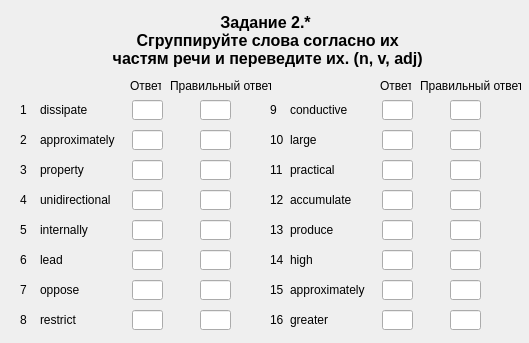
<?xml version="1.0" encoding="UTF-8"?>
<ui version="4.0">
 <class>Zadanie2_part1</class>
 <widget class="QWidget" name="Zadanie2_part1">
  <property name="geometry">
   <rect>
    <x>0</x>
    <y>0</y>
    <width>529</width>
    <height>343</height>
   </rect>
  </property>
  <property name="windowTitle">
   <string>Form</string>
  </property>
  <widget class="QLabel" name="label_title">
   <property name="geometry">
    <rect>
     <x>30</x>
     <y>10</y>
     <width>471</width>
     <height>61</height>
    </rect>
   </property>
   <property name="font">
    <font>
     <pointsize>12</pointsize>
     <weight>75</weight>
     <bold>true</bold>
     <strikeout>false</strikeout>
    </font>
   </property>
   <property name="cursor">
    <cursorShape>ArrowCursor</cursorShape>
   </property>
   <property name="text">
    <string>Задание 2.*
 Сгруппируйте слова согласно их
 частям речи и переведите их. (n, v, adj)</string>
   </property>
   <property name="textFormat">
    <enum>Qt::AutoText</enum>
   </property>
   <property name="alignment">
    <set>Qt::AlignCenter</set>
   </property>
  </widget>
  <widget class="QLabel" name="label_number_1">
   <property name="geometry">
    <rect>
     <x>20</x>
     <y>100</y>
     <width>16</width>
     <height>20</height>
    </rect>
   </property>
   <property name="text">
    <string>1</string>
   </property>
  </widget>
  <widget class="QLineEdit" name="lineEdit_answer_1">
   <property name="geometry">
    <rect>
     <x>132</x>
     <y>100</y>
     <width>31</width>
     <height>20</height>
    </rect>
   </property>
   <property name="text">
    <string/>
   </property>
  </widget>
  <widget class="QLabel" name="label_word_1">
   <property name="geometry">
    <rect>
     <x>40</x>
     <y>100</y>
     <width>81</width>
     <height>20</height>
    </rect>
   </property>
   <property name="text">
    <string>dissipate</string>
   </property>
  </widget>
  <widget class="QLabel" name="label_word_2">
   <property name="geometry">
    <rect>
     <x>40</x>
     <y>130</y>
     <width>81</width>
     <height>20</height>
    </rect>
   </property>
   <property name="text">
    <string>approximately</string>
   </property>
  </widget>
  <widget class="QLineEdit" name="lineEdit_answer_2">
   <property name="geometry">
    <rect>
     <x>132</x>
     <y>130</y>
     <width>31</width>
     <height>20</height>
    </rect>
   </property>
  </widget>
  <widget class="QLabel" name="label_number_2">
   <property name="geometry">
    <rect>
     <x>20</x>
     <y>130</y>
     <width>16</width>
     <height>20</height>
    </rect>
   </property>
   <property name="text">
    <string>2</string>
   </property>
  </widget>
  <widget class="QLabel" name="label_word_3">
   <property name="geometry">
    <rect>
     <x>40</x>
     <y>160</y>
     <width>81</width>
     <height>20</height>
    </rect>
   </property>
   <property name="text">
    <string>property</string>
   </property>
  </widget>
  <widget class="QLineEdit" name="lineEdit_answer_3">
   <property name="geometry">
    <rect>
     <x>132</x>
     <y>160</y>
     <width>31</width>
     <height>20</height>
    </rect>
   </property>
  </widget>
  <widget class="QLabel" name="label_number_3">
   <property name="geometry">
    <rect>
     <x>20</x>
     <y>160</y>
     <width>16</width>
     <height>20</height>
    </rect>
   </property>
   <property name="text">
    <string>3</string>
   </property>
  </widget>
  <widget class="QLabel" name="label_word_4">
   <property name="geometry">
    <rect>
     <x>40</x>
     <y>190</y>
     <width>81</width>
     <height>20</height>
    </rect>
   </property>
   <property name="text">
    <string>unidirectional</string>
   </property>
  </widget>
  <widget class="QLineEdit" name="lineEdit_answer_4">
   <property name="geometry">
    <rect>
     <x>132</x>
     <y>190</y>
     <width>31</width>
     <height>20</height>
    </rect>
   </property>
  </widget>
  <widget class="QLabel" name="label_number_4">
   <property name="geometry">
    <rect>
     <x>20</x>
     <y>190</y>
     <width>16</width>
     <height>20</height>
    </rect>
   </property>
   <property name="text">
    <string>4</string>
   </property>
  </widget>
  <widget class="QLabel" name="label_word_5">
   <property name="geometry">
    <rect>
     <x>40</x>
     <y>220</y>
     <width>81</width>
     <height>20</height>
    </rect>
   </property>
   <property name="text">
    <string>internally</string>
   </property>
  </widget>
  <widget class="QLineEdit" name="lineEdit_answer_5">
   <property name="geometry">
    <rect>
     <x>132</x>
     <y>220</y>
     <width>31</width>
     <height>20</height>
    </rect>
   </property>
  </widget>
  <widget class="QLabel" name="label_number_5">
   <property name="geometry">
    <rect>
     <x>20</x>
     <y>220</y>
     <width>16</width>
     <height>20</height>
    </rect>
   </property>
   <property name="text">
    <string>5</string>
   </property>
  </widget>
  <widget class="QLabel" name="label_word_6">
   <property name="geometry">
    <rect>
     <x>40</x>
     <y>250</y>
     <width>81</width>
     <height>20</height>
    </rect>
   </property>
   <property name="text">
    <string>lead</string>
   </property>
  </widget>
  <widget class="QLineEdit" name="lineEdit_answer_6">
   <property name="geometry">
    <rect>
     <x>132</x>
     <y>250</y>
     <width>31</width>
     <height>20</height>
    </rect>
   </property>
  </widget>
  <widget class="QLabel" name="label_number_6">
   <property name="geometry">
    <rect>
     <x>20</x>
     <y>250</y>
     <width>16</width>
     <height>20</height>
    </rect>
   </property>
   <property name="text">
    <string>6</string>
   </property>
  </widget>
  <widget class="QLabel" name="label_word_7">
   <property name="geometry">
    <rect>
     <x>40</x>
     <y>280</y>
     <width>81</width>
     <height>20</height>
    </rect>
   </property>
   <property name="text">
    <string>oppose</string>
   </property>
  </widget>
  <widget class="QLineEdit" name="lineEdit_answer_7">
   <property name="geometry">
    <rect>
     <x>132</x>
     <y>280</y>
     <width>31</width>
     <height>20</height>
    </rect>
   </property>
  </widget>
  <widget class="QLabel" name="label_number_7">
   <property name="geometry">
    <rect>
     <x>20</x>
     <y>280</y>
     <width>16</width>
     <height>20</height>
    </rect>
   </property>
   <property name="text">
    <string>7</string>
   </property>
  </widget>
  <widget class="QLabel" name="label_word_8">
   <property name="geometry">
    <rect>
     <x>40</x>
     <y>310</y>
     <width>81</width>
     <height>20</height>
    </rect>
   </property>
   <property name="text">
    <string>restrict</string>
   </property>
  </widget>
  <widget class="QLineEdit" name="lineEdit_answer_8">
   <property name="geometry">
    <rect>
     <x>132</x>
     <y>310</y>
     <width>31</width>
     <height>20</height>
    </rect>
   </property>
  </widget>
  <widget class="QLabel" name="label_number_8">
   <property name="geometry">
    <rect>
     <x>20</x>
     <y>310</y>
     <width>16</width>
     <height>20</height>
    </rect>
   </property>
   <property name="text">
    <string>8</string>
   </property>
  </widget>
  <widget class="QLabel" name="label_word_9">
   <property name="geometry">
    <rect>
     <x>290</x>
     <y>100</y>
     <width>81</width>
     <height>20</height>
    </rect>
   </property>
   <property name="text">
    <string>conductive</string>
   </property>
  </widget>
  <widget class="QLineEdit" name="lineEdit_answer_9">
   <property name="geometry">
    <rect>
     <x>382</x>
     <y>100</y>
     <width>31</width>
     <height>20</height>
    </rect>
   </property>
  </widget>
  <widget class="QLabel" name="label_number_9">
   <property name="geometry">
    <rect>
     <x>270</x>
     <y>100</y>
     <width>16</width>
     <height>20</height>
    </rect>
   </property>
   <property name="text">
    <string>9</string>
   </property>
  </widget>
  <widget class="QLabel" name="label_word_10">
   <property name="geometry">
    <rect>
     <x>290</x>
     <y>130</y>
     <width>81</width>
     <height>20</height>
    </rect>
   </property>
   <property name="text">
    <string>large</string>
   </property>
  </widget>
  <widget class="QLineEdit" name="lineEdit_answer_10">
   <property name="geometry">
    <rect>
     <x>382</x>
     <y>130</y>
     <width>31</width>
     <height>20</height>
    </rect>
   </property>
  </widget>
  <widget class="QLabel" name="label_number_10">
   <property name="geometry">
    <rect>
     <x>270</x>
     <y>130</y>
     <width>16</width>
     <height>20</height>
    </rect>
   </property>
   <property name="text">
    <string>10</string>
   </property>
  </widget>
  <widget class="QLabel" name="label_word_11">
   <property name="geometry">
    <rect>
     <x>290</x>
     <y>160</y>
     <width>81</width>
     <height>20</height>
    </rect>
   </property>
   <property name="text">
    <string>practical</string>
   </property>
  </widget>
  <widget class="QLineEdit" name="lineEdit_answer_11">
   <property name="geometry">
    <rect>
     <x>382</x>
     <y>160</y>
     <width>31</width>
     <height>20</height>
    </rect>
   </property>
  </widget>
  <widget class="QLabel" name="label_number_11">
   <property name="geometry">
    <rect>
     <x>270</x>
     <y>160</y>
     <width>16</width>
     <height>20</height>
    </rect>
   </property>
   <property name="text">
    <string>11</string>
   </property>
  </widget>
  <widget class="QLabel" name="label_word_12">
   <property name="geometry">
    <rect>
     <x>290</x>
     <y>190</y>
     <width>81</width>
     <height>20</height>
    </rect>
   </property>
   <property name="text">
    <string>accumulate</string>
   </property>
  </widget>
  <widget class="QLineEdit" name="lineEdit_answer_12">
   <property name="geometry">
    <rect>
     <x>382</x>
     <y>190</y>
     <width>31</width>
     <height>20</height>
    </rect>
   </property>
  </widget>
  <widget class="QLabel" name="label_number_12">
   <property name="geometry">
    <rect>
     <x>270</x>
     <y>190</y>
     <width>16</width>
     <height>20</height>
    </rect>
   </property>
   <property name="text">
    <string>12</string>
   </property>
  </widget>
  <widget class="QLabel" name="label_word_13">
   <property name="geometry">
    <rect>
     <x>290</x>
     <y>220</y>
     <width>81</width>
     <height>20</height>
    </rect>
   </property>
   <property name="text">
    <string>produce</string>
   </property>
  </widget>
  <widget class="QLineEdit" name="lineEdit_answer_13">
   <property name="geometry">
    <rect>
     <x>382</x>
     <y>220</y>
     <width>31</width>
     <height>20</height>
    </rect>
   </property>
  </widget>
  <widget class="QLabel" name="label_number_13">
   <property name="geometry">
    <rect>
     <x>270</x>
     <y>220</y>
     <width>16</width>
     <height>20</height>
    </rect>
   </property>
   <property name="text">
    <string>13</string>
   </property>
  </widget>
  <widget class="QLabel" name="label_word_14">
   <property name="geometry">
    <rect>
     <x>290</x>
     <y>250</y>
     <width>81</width>
     <height>20</height>
    </rect>
   </property>
   <property name="text">
    <string>high</string>
   </property>
  </widget>
  <widget class="QLineEdit" name="lineEdit_answer_14">
   <property name="geometry">
    <rect>
     <x>382</x>
     <y>250</y>
     <width>31</width>
     <height>20</height>
    </rect>
   </property>
  </widget>
  <widget class="QLabel" name="label_number_14">
   <property name="geometry">
    <rect>
     <x>270</x>
     <y>250</y>
     <width>16</width>
     <height>20</height>
    </rect>
   </property>
   <property name="text">
    <string>14</string>
   </property>
  </widget>
  <widget class="QLabel" name="label_word_15">
   <property name="geometry">
    <rect>
     <x>290</x>
     <y>280</y>
     <width>81</width>
     <height>20</height>
    </rect>
   </property>
   <property name="text">
    <string>approximately</string>
   </property>
  </widget>
  <widget class="QLineEdit" name="lineEdit_answer_15">
   <property name="geometry">
    <rect>
     <x>382</x>
     <y>280</y>
     <width>31</width>
     <height>20</height>
    </rect>
   </property>
  </widget>
  <widget class="QLabel" name="label_number_15">
   <property name="geometry">
    <rect>
     <x>270</x>
     <y>280</y>
     <width>16</width>
     <height>20</height>
    </rect>
   </property>
   <property name="text">
    <string>15</string>
   </property>
  </widget>
  <widget class="QLineEdit" name="lineEdit_answer_16">
   <property name="geometry">
    <rect>
     <x>382</x>
     <y>310</y>
     <width>31</width>
     <height>20</height>
    </rect>
   </property>
  </widget>
  <widget class="QLabel" name="label_number_16">
   <property name="geometry">
    <rect>
     <x>270</x>
     <y>310</y>
     <width>16</width>
     <height>20</height>
    </rect>
   </property>
   <property name="text">
    <string>16</string>
   </property>
  </widget>
  <widget class="QLabel" name="label_word_16">
   <property name="geometry">
    <rect>
     <x>290</x>
     <y>310</y>
     <width>81</width>
     <height>20</height>
    </rect>
   </property>
   <property name="text">
    <string>greater</string>
   </property>
  </widget>
  <widget class="QLineEdit" name="lineEdit_answer_17">
   <property name="geometry">
    <rect>
     <x>200</x>
     <y>100</y>
     <width>31</width>
     <height>20</height>
    </rect>
   </property>
   <property name="text">
    <string/>
   </property>
  </widget>
  <widget class="QLineEdit" name="lineEdit_answer_18">
   <property name="geometry">
    <rect>
     <x>200</x>
     <y>130</y>
     <width>31</width>
     <height>20</height>
    </rect>
   </property>
   <property name="text">
    <string/>
   </property>
  </widget>
  <widget class="QLineEdit" name="lineEdit_answer_19">
   <property name="geometry">
    <rect>
     <x>200</x>
     <y>160</y>
     <width>31</width>
     <height>20</height>
    </rect>
   </property>
   <property name="text">
    <string/>
   </property>
  </widget>
  <widget class="QLineEdit" name="lineEdit_answer_20">
   <property name="geometry">
    <rect>
     <x>200</x>
     <y>190</y>
     <width>31</width>
     <height>20</height>
    </rect>
   </property>
   <property name="text">
    <string/>
   </property>
  </widget>
  <widget class="QLineEdit" name="lineEdit_answer_21">
   <property name="geometry">
    <rect>
     <x>200</x>
     <y>220</y>
     <width>31</width>
     <height>20</height>
    </rect>
   </property>
   <property name="text">
    <string/>
   </property>
  </widget>
  <widget class="QLineEdit" name="lineEdit_answer_22">
   <property name="geometry">
    <rect>
     <x>200</x>
     <y>250</y>
     <width>31</width>
     <height>20</height>
    </rect>
   </property>
   <property name="text">
    <string/>
   </property>
  </widget>
  <widget class="QLineEdit" name="lineEdit_answer_23">
   <property name="geometry">
    <rect>
     <x>200</x>
     <y>280</y>
     <width>31</width>
     <height>20</height>
    </rect>
   </property>
   <property name="text">
    <string/>
   </property>
  </widget>
  <widget class="QLineEdit" name="lineEdit_answer_24">
   <property name="geometry">
    <rect>
     <x>200</x>
     <y>310</y>
     <width>31</width>
     <height>20</height>
    </rect>
   </property>
   <property name="text">
    <string/>
   </property>
  </widget>
  <widget class="QLineEdit" name="lineEdit_answer_25">
   <property name="geometry">
    <rect>
     <x>450</x>
     <y>100</y>
     <width>31</width>
     <height>20</height>
    </rect>
   </property>
   <property name="text">
    <string/>
   </property>
  </widget>
  <widget class="QLineEdit" name="lineEdit_answer_26">
   <property name="geometry">
    <rect>
     <x>450</x>
     <y>130</y>
     <width>31</width>
     <height>20</height>
    </rect>
   </property>
   <property name="text">
    <string/>
   </property>
  </widget>
  <widget class="QLineEdit" name="lineEdit_answer_27">
   <property name="geometry">
    <rect>
     <x>450</x>
     <y>160</y>
     <width>31</width>
     <height>20</height>
    </rect>
   </property>
   <property name="text">
    <string/>
   </property>
  </widget>
  <widget class="QLineEdit" name="lineEdit_answer_28">
   <property name="geometry">
    <rect>
     <x>450</x>
     <y>190</y>
     <width>31</width>
     <height>20</height>
    </rect>
   </property>
   <property name="text">
    <string/>
   </property>
  </widget>
  <widget class="QLineEdit" name="lineEdit_answer_29">
   <property name="geometry">
    <rect>
     <x>450</x>
     <y>220</y>
     <width>31</width>
     <height>20</height>
    </rect>
   </property>
   <property name="text">
    <string/>
   </property>
  </widget>
  <widget class="QLineEdit" name="lineEdit_answer_30">
   <property name="geometry">
    <rect>
     <x>450</x>
     <y>250</y>
     <width>31</width>
     <height>20</height>
    </rect>
   </property>
   <property name="text">
    <string/>
   </property>
  </widget>
  <widget class="QLineEdit" name="lineEdit_answer_31">
   <property name="geometry">
    <rect>
     <x>450</x>
     <y>280</y>
     <width>31</width>
     <height>20</height>
    </rect>
   </property>
   <property name="text">
    <string/>
   </property>
  </widget>
  <widget class="QLineEdit" name="lineEdit_answer_32">
   <property name="geometry">
    <rect>
     <x>450</x>
     <y>310</y>
     <width>31</width>
     <height>20</height>
    </rect>
   </property>
   <property name="text">
    <string/>
   </property>
  </widget>
  <widget class="QLabel" name="label_2">
   <property name="geometry">
    <rect>
     <x>130</x>
     <y>70</y>
     <width>31</width>
     <height>31</height>
    </rect>
   </property>
   <property name="text">
    <string>Ответ</string>
   </property>
  </widget>
  <widget class="QLabel" name="label">
   <property name="geometry">
    <rect>
     <x>170</x>
     <y>70</y>
     <width>101</width>
     <height>31</height>
    </rect>
   </property>
   <property name="text">
    <string>Правильный ответ</string>
   </property>
  </widget>
  <widget class="QLabel" name="label_3">
   <property name="geometry">
    <rect>
     <x>380</x>
     <y>70</y>
     <width>31</width>
     <height>31</height>
    </rect>
   </property>
   <property name="text">
    <string>Ответ</string>
   </property>
  </widget>
  <widget class="QLabel" name="label_4">
   <property name="geometry">
    <rect>
     <x>420</x>
     <y>70</y>
     <width>101</width>
     <height>31</height>
    </rect>
   </property>
   <property name="text">
    <string>Правильный ответ</string>
   </property>
  </widget>
 </widget>
 <resources/>
 <connections/>
</ui>
